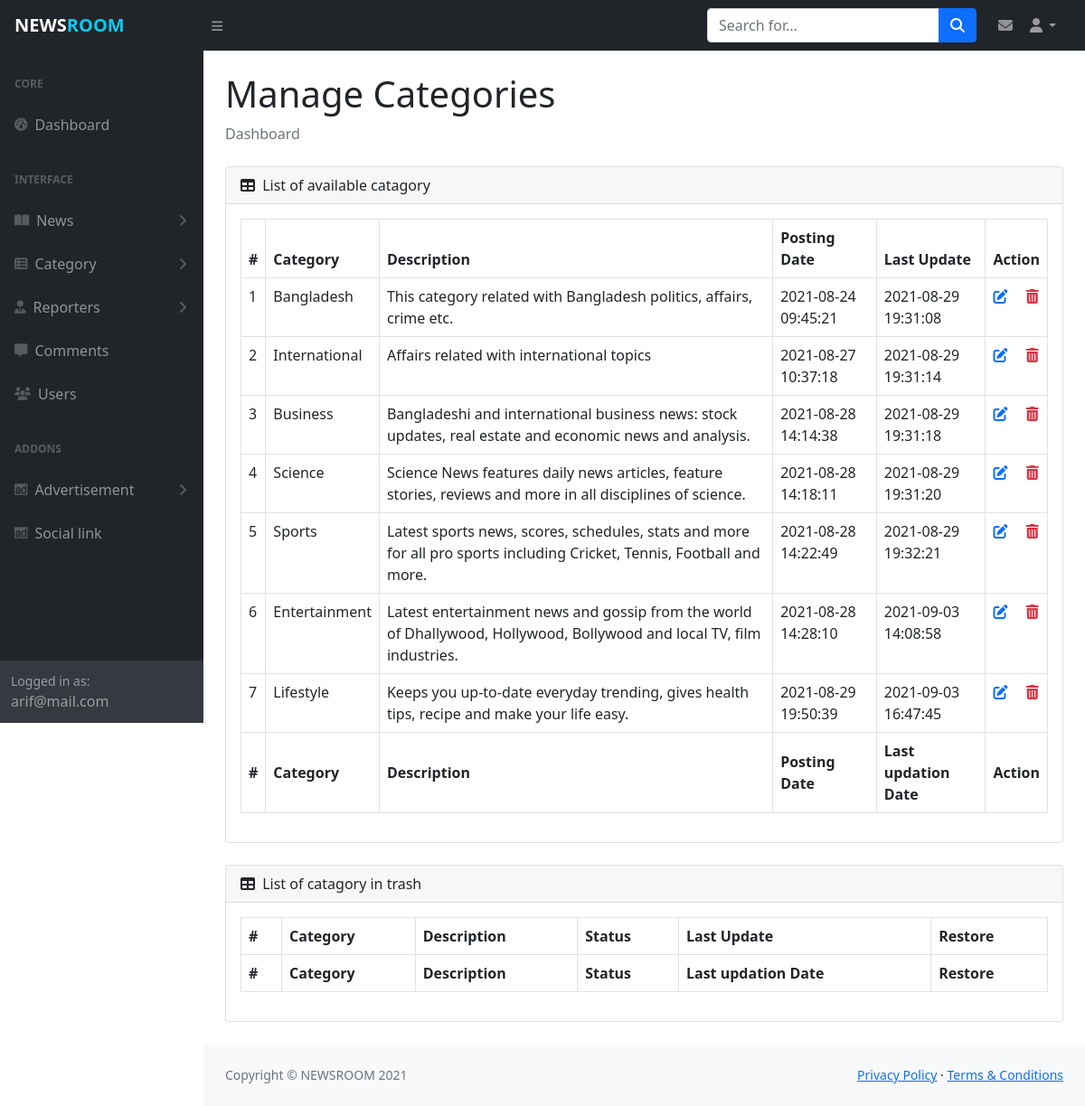
The page /admin/manage_category.php (signed in) on the database its author committed.
### tables this page shows
CREATE TABLE `myadmin` (
  `id` int(11) NOT NULL,
  `admin_name` varchar(30) DEFAULT NULL,
  `admin_mail` varchar(30) NOT NULL,
  `admin_pass` varchar(80) NOT NULL,
  `created_date` timestamp NOT NULL DEFAULT current_timestamp(),
  `updated_date` timestamp NULL DEFAULT NULL ON UPDATE current_timestamp()
);

CREATE TABLE `mycategory` (
  `id` int(11) NOT NULL,
  `cat_name` varchar(30) NOT NULL,
  `cat_detail` varchar(300) DEFAULT NULL,
  `is_active` int(1) DEFAULT NULL,
  `created_date` timestamp NOT NULL DEFAULT current_timestamp(),
  `updated_date` timestamp NULL DEFAULT NULL ON UPDATE current_timestamp()
);

### admin/manage_category.php (the view, shortened to what this page needs)
<?php include_once('includes/header.php');?>
<?php
$sql="SELECT * FROM mycategory WHERE is_active='1'";
$result=$db_config->query($sql);
?>
                <main>
                    <div class="container-fluid px-4">
                        <h1 class="mt-4">Manage Categories</h1>
                        <ol class="breadcrumb mb-4">
                            <li class="breadcrumb-item active">Dashboard</li>
                        </ol>
                        <div class="card mb-4">
                            <div class="card-header">
                                <i class="fas fa-table me-1"></i>
                                List of available catagory
                            </div>
                            <div class="card-body table-responsive">
                                <table id="datatablesSimple" class="table table-bordered">
                                    <thead>
                                        <tr>
                                            <th>#</th>
                                            <th>Category</th>
                                            <th>Description</th>
                                            <th>Posting Date</th>
                                            <th>Last Update</th>
                                            <th>Action</th>
                                        </tr>
                                    </thead>
                                    <tfoot>
                                        <tr>
                                            <th>#</th>
                                            <th>Category</th>
                                            <th>Description</th>
                                            <th>Posting Date</th>
                                            <th>Last updation Date</th>
                                            <th>Action</th>
                                        </tr>
                                    </tfoot>
                                    <tbody>
                                        <?php
                                        while ($data=$result->fetch_assoc()) { ?>
                                        <tr>
                                            <td><?php echo $data["id"]?></td>
                                            <td><?php echo $data["cat_name"]?></td>
                                            <td><?php echo $data["cat_detail"]?></td>
                                            <td><?php echo $data["created_date"]?></td>
                                            <td><?php echo $data["updated_date"]?></td>
                                            <td>
                                                <a href="update_category.php?id=<?php echo $data['id']?>" class="me-3"><i class="fas fa-edit"></i></a>
                                                <a href="includes/process.php?action=cat_del&id=<?php echo $data['id']?>" class="text-danger" onclick='return confirm("Are you sure, to move in trash")'>
                                                    <i class='fas fa-trash-alt'></i>
                                                </a>
                                            </td>
                                        </tr>
                                        <?php } ?>
                                    </tbody>
                                </table>
                            </div>
                        </div>
                        <div class="card mb-4">
                            <div class="card-header">
                                <i class="fas fa-table me-1"></i>
                                List of catagory in trash
                            </div>
                            <div class="card-body table-responsive">
                                <table id="datatablesSimple" class="table table-bordered">
                                    <thead>
                                        <tr>
                                            <th>#</th>
                                            <th>Category</th>
                                            <th>Description</th>
                                            <th>Status</th>
                                            <th>Last Update</th>
                                            <th>Restore</th>
                                        </tr>
                                    </thead>
                                    <tfoot>
                                        <tr>
                                            <th>#</th>
                                            <th>Category</th>
                                            <th>Description</th>
                                            <th>Status</th>
                                            <th>Last updation Date</th>
                                            <th>Restore</th>
                                        </tr>
                                    </tfoot>
                                </table>
                            </div>
                        </div>
                    </div>
                </main>
<?php include_once('includes/footer.php');?>

### admin/includes/header.php (shortened to what this page needs)
<?php
    include_once('config.php');
    $sql= "SELECT admin_name, admin_mail FROM myadmin";
    $result= $db_config->query($sql);
    $data= $result->fetch_object();
?>
<!DOCTYPE html>
<html lang="en">
    <head>
        <link href="https://cdn.jsdelivr.net/npm/simple-datatables@latest/dist/style.css" rel="stylesheet" />
        <link href="https://cdn.jsdelivr.net/npm/bootstrap@5.1.0/dist/css/bootstrap.min.css" rel="stylesheet">
        <link href="https://cdn.jsdelivr.net/npm/summernote@0.8.18/dist/summernote-lite.min.css" rel="stylesheet">
        <link rel="stylesheet" href="js/styles.css?v=<?php echo time();?>">
    </head>
    <body class="sb-nav-fixed">
        <nav class="sb-topnav navbar navbar-expand navbar-dark bg-dark">
            <a class="navbar-brand ps-3 fw-bold" href="dashboard.php">NEWS<span class="text-info">ROOM</span></a>
            <button class="btn btn-link btn-sm order-1 order-lg-0 me-4 me-lg-0" id="sidebarToggle" href="#!"><i class="fas fa-bars"></i></button>
            <form class="d-none d-md-inline-block form-inline ms-auto me-0 me-md-3 my-2 my-md-0">
                <div class="input-group">
                    <input class="form-control" type="text" placeholder="Search for..." aria-label="Search for..." aria-describedby="btnNavbarSearch" />
                    <button class="btn btn-primary" id="btnNavbarSearch" type="button"><i class="fas fa-search"></i></button>
                </div>
            </form>
            <div class="mx-2">
                <a href="manage_massages.php" class="text-decoration-none text-white-50">
                    <i class="fas fa-envelope"></i>
                </a>
            </div>
            <ul class="navbar-nav ms-auto ms-md-0 me-3 me-lg-4">
                <li class="nav-item dropdown">
                    <a class="nav-link dropdown-toggle" id="navbarDropdown" href="#" role="button" data-bs-toggle="dropdown" aria-expanded="false"><i class="fas fa-user fa-fw"></i></a>
                </li>
            </ul>
        </nav>
        <div id="layoutSidenav">
            <div id="layoutSidenav_nav">
                <nav class="sb-sidenav accordion sb-sidenav-dark" id="sidenavAccordion">
                    <div class="sb-sidenav-menu">
                        <div class="nav">
                            <div class="sb-sidenav-menu-heading">Core</div>
                            <a class="nav-link" href="dashboard.php">
                                <div class="sb-nav-link-icon"><i class="fas fa-tachometer-alt"></i></div>
                                Dashboard
                            </a>
                            <div class="sb-sidenav-menu-heading">Interface</div>
                            <a class="nav-link collapsed" href="#" data-bs-toggle="collapse" data-bs-target="#collapseLayouts" aria-expanded="false" aria-controls="collapseLayouts">
                                <div class="sb-nav-link-icon"><i class="fas fa-book-open"></i></div>
                                News
                                <div class="sb-sidenav-collapse-arrow"><i class="fas fa-angle-down"></i></div>
                            </a>
                            <a class="nav-link collapsed" href="#" data-bs-toggle="collapse" data-bs-target="#collapsePages" aria-expanded="false" aria-controls="collapsePages">
                                <div class="sb-nav-link-icon"><i class="fas fa-th-list"></i></div>
                                Category
                                <div class="sb-sidenav-collapse-arrow"><i class="fas fa-angle-down"></i></div>
                            </a>
                            <a class="nav-link collapsed" href="#" data-bs-toggle="collapse" data-bs-target="#collapseReporter" aria-expanded="false" aria-controls="collapseLayouts">
                                <div class="sb-nav-link-icon"><i class="fas fa-user-tie"></i></div>
                                Reporters
                                <div class="sb-sidenav-collapse-arrow"><i class="fas fa-angle-down"></i></div>
                            </a>
                            <a class="nav-link" href="manage_comments.php">
                                <div class="sb-nav-link-icon"><i class="fas fa-comment-alt"></i></div>
                                Comments
                            </a>
                            <a class="nav-link" href="manage_users.php">
                                <div class="sb-nav-link-icon"><i class="fas fa-users"></i></div>
                                Users
                            </a>
                            <div class="sb-sidenav-menu-heading">Addons</div>
                            <a class="nav-link collapsed" href="#" data-bs-toggle="collapse" data-bs-target="#collapsead" aria-expanded="false" aria-controls="collapseLayouts">
                                <div class="sb-nav-link-icon"><i class="fab fa-adversal"></i></div>
                                Advertisement
                                <div class="sb-sidenav-collapse-arrow"><i class="fas fa-angle-down"></i></div>
                            </a>
                            <a class="nav-link" href="manage_social_link.php">
                                <div class="sb-nav-link-icon"><i class="fab fa-adversal"></i></div>
                                Social link
                            </a>
                        </div>
                    </div>
                    <div class="sb-sidenav-footer">
                        <div class="small">Logged in as:</div>
                        <?php echo $data->admin_mail ?>
                    </div>
                </nav>
            </div>
            <div id="layoutSidenav_content">

### admin/js/styles.css (style rules this page uses)
.fixed-top, .sb-nav-fixed #layoutSidenav #layoutSidenav_nav, .sb-nav-fixed .sb-topnav { position: fixed; top: 0; right: 0; left: 0; z-index: 1030; }
#layoutSidenav { display: flex; }
#layoutSidenav #layoutSidenav_nav { flex-basis: 225px; flex-shrink: 0; transition: transform 0.15s ease-in-out; z-index: 1038; transform: translateX(-225px); }
#layoutSidenav #layoutSidenav_content { position: relative; display: flex; flex-direction: column; justify-content: space-between; min-width: 0; flex-grow: 1; min-height: calc(100vh - 56px); margin-left: -225px; }
.sb-topnav { padding-left: 0; height: 56px; z-index: 1039; }
.sb-topnav .navbar-brand { width: 225px; margin: 0; }
.sb-topnav.navbar-dark #sidebarToggle { color: rgba(255, 255, 255, 0.5); }
@media (min-width: 992px) { #layoutSidenav #layoutSidenav_nav { transform: translateX(0); } }
@media (min-width: 992px) { #layoutSidenav #layoutSidenav_content { margin-left: 0; transition: margin 0.15s ease-in-out; } }
.sb-nav-fixed .sb-topnav { z-index: 1039; }
.sb-nav-fixed #layoutSidenav #layoutSidenav_nav { width: 225px; height: 100vh; z-index: 1038; }
.sb-nav-fixed #layoutSidenav #layoutSidenav_nav .sb-sidenav { padding-top: 56px; }
.sb-nav-fixed #layoutSidenav #layoutSidenav_nav .sb-sidenav .sb-sidenav-menu { overflow-y: auto; }
.sb-nav-fixed #layoutSidenav #layoutSidenav_content { padding-left: 225px; top: 56px; }
.nav .nav-link .sb-nav-link-icon, .sb-sidenav-menu .nav-link .sb-nav-link-icon { margin-right: 0.5rem; }
.sb-sidenav { display: flex; flex-direction: column; height: 100%; flex-wrap: nowrap; }
.sb-sidenav .sb-sidenav-menu { flex-grow: 1; }
.sb-sidenav .sb-sidenav-menu .nav { flex-direction: column; flex-wrap: nowrap; }
.sb-sidenav .sb-sidenav-menu .nav .sb-sidenav-menu-heading { padding: 1.75rem 1rem 0.75rem; font-size: 0.75rem; font-weight: bold; text-transform: uppercase; }
.sb-sidenav .sb-sidenav-menu .nav .nav-link { display: flex; align-items: center; padding-top: 0.75rem; padding-bottom: 0.75rem; position: relative; }
.sb-sidenav .sb-sidenav-menu .nav .nav-link .sb-nav-link-icon { font-size: 0.9rem; }
.sb-sidenav .sb-sidenav-menu .nav .nav-link .sb-sidenav-collapse-arrow { display: inline-block; margin-left: auto; transition: transform 0.15s ease; }
.sb-sidenav .sb-sidenav-menu .nav .nav-link.collapsed .sb-sidenav-collapse-arrow { transform: rotate(-90deg); }
.sb-sidenav .sb-sidenav-footer { padding: 0.75rem; flex-shrink: 0; }
.sb-sidenav-dark { background-color: #212529; color: rgba(255, 255, 255, 0.5); }
.sb-sidenav-dark .sb-sidenav-menu .sb-sidenav-menu-heading { color: rgba(255, 255, 255, 0.25); }
.sb-sidenav-dark .sb-sidenav-menu .nav-link { color: rgba(255, 255, 255, 0.5); }
.sb-sidenav-dark .sb-sidenav-menu .nav-link .sb-nav-link-icon { color: rgba(255, 255, 255, 0.25); }
.sb-sidenav-dark .sb-sidenav-menu .nav-link .sb-sidenav-collapse-arrow { color: rgba(255, 255, 255, 0.25); }
.sb-sidenav-dark .sb-sidenav-footer { background-color: #343a40; }
small, .small { font-size: 0.875em; }

### rows shown on the page
myadmin: admin_mail "arif@mail.com"
mycategory: id "1", cat_name "Bangladesh", cat_detail "This category related with Bangladesh politics, affairs, crime etc.", created_date "2021-08-24 09:45:21", updated_date "2021-08-29 19:31:08"
mycategory: id "2", cat_name "International", cat_detail "Affairs related with international topics", created_date "2021-08-27 10:37:18", updated_date "2021-08-29 19:31:14"
mycategory: id "3", cat_name "Business", cat_detail "Bangladeshi and international business news: stock updates, real estate and economic news and analysis.", created_date "2021-08-28 14:14:38", updated_date "2021-08-29 19:31:18"
mycategory: id "4", cat_name "Science", cat_detail "Science News features daily news articles, feature stories, reviews and more in all disciplines of science.", created_date "2021-08-28 14:18:11", updated_date "2021-08-29 19:31:20"
mycategory: id "5", cat_name "Sports", cat_detail "Latest sports news, scores, schedules, stats and more for all pro sports including Cricket, Tennis, Football and more.", created_date "2021-08-28 14:22:49", updated_date "2021-08-29 19:32:21"
mycategory: id "6", cat_name "Entertainment", cat_detail "Latest entertainment news and gossip from the world of Dhallywood, Hollywood, Bollywood and local TV, film industries.", created_date "2021-08-28 14:28:10", updated_date "2021-09-03 14:08:58"
mycategory: id "7", cat_name "Lifestyle", cat_detail "Keeps you up-to-date everyday trending, gives health tips, recipe and make your life easy.", created_date "2021-08-29 19:50:39", updated_date "2021-09-03 16:47:45"
